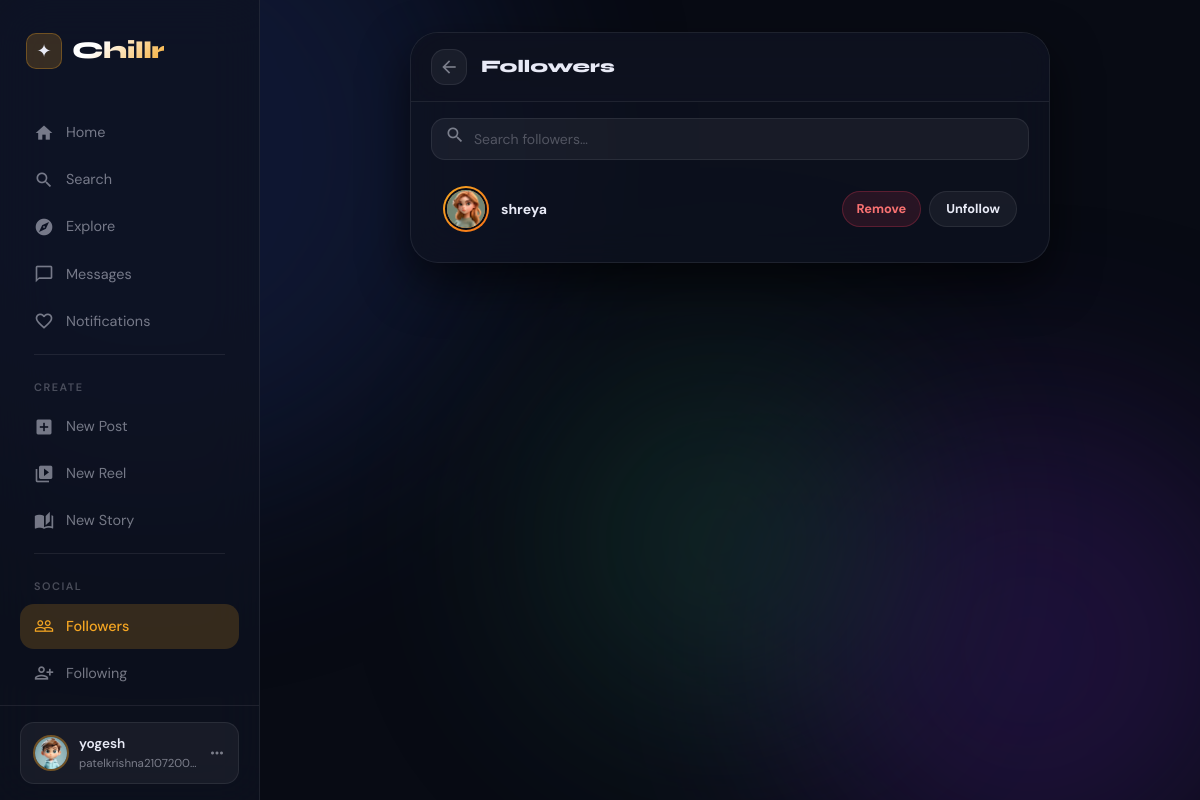
/followers/ (signed in), run on the app's committed database.
### myapp/models.py (models this page shows, shortened)
class InstaUser(models.Model):
    GENDER_CHOICES = (
        ('male','Male'),
        ('female','Female'),
    )
    ACCOUNT_TYPE=(
        ('private','Private'),
        ('public',"Public")
    )
    username = models.CharField(max_length=100,unique=True)
    email = models.EmailField(unique=True)
    password = models.CharField(max_length=100)
    profile_pic = models.FileField(upload_to='profile_pics/', blank=True, null=True)
    gender = models.CharField(max_length=10,choices=GENDER_CHOICES,blank=True, null=True)
    name = models.CharField(max_length=100,blank=True, null=True)
    account_type=models.CharField(max_length=30,choices=ACCOUNT_TYPE,default="private")
    bio = models.TextField(blank=True, null=True)
    description = models.TextField(blank=True, null=True)
    otp=models.PositiveIntegerField(default=456)
    link = models.URLField(blank=True, null=True)
    created_at = models.DateTimeField(auto_now_add=True)
    updated_at = models.DateTimeField(auto_now=True)

class FollowUsers(models.Model):
    following=models.ForeignKey(InstaUser,on_delete=models.CASCADE,related_name="following")
    following_person=models.ForeignKey(InstaUser,on_delete=models.CASCADE,related_name="following_person")
    created_at=models.DateTimeField(auto_now_add=True)

### myapp/views.py (the view)
    def wrapper(request,*args,**kwargs):
        if "email" in request.session:
            try:
                uid = InstaUser.objects.get(email = request.session['email'])
                request.uid = uid
                return view_function(request,*args,**kwargs)
            except InstaUser.DoesNotExist:
                return redirect("login")
        return redirect("login")

### myapp/views.py (called while the page is built)
def checkLoggin(view_function):
    def wrapper(request,*args,**kwargs):
        if "email" in request.session:
            try:
                uid = InstaUser.objects.get(email = request.session['email'])
                request.uid = uid
                return view_function(request,*args,**kwargs)
            except InstaUser.DoesNotExist:
                return redirect("login")
        return redirect("login")
    return wrapper

@checkLoggin
def followers(request):
    uid=request.uid
    following_users=FollowUsers.objects.filter(following_person=uid)
    following_ids=FollowUsers.objects.filter(following_person=uid).values_list("following_id",flat=True)
    follower_ids=FollowUsers.objects.filter(following=uid).values_list("following_person_id",flat=True)
    context={
        "uid":uid ,
        "following_users" : following_users,
        "following_ids": following_ids,
        "follower_ids":follower_ids
    }
    return render(request,"myapp/followers.html",context)

### myapp/templates/myapp/followers.html (shortened to what this page needs)
{% extends 'myapp/base.html' %}
{% load static %}
{% block content %}
<div class="followers-page">
    <div class="followers-card">
        <div class="followers-header">
            <a href="{% url 'profile' %}" class="followers-back">
                <span class="material-icons">arrow_back</span>
            </a>
            <h2 class="followers-title">Followers</h2>
        </div>
        <div class="followers-search-wrap">
            <span class="material-icons followers-search-icon">search</span>
            <input type="text"
                   class="followers-search"
                   placeholder="Search followers…"
                   id="followerSearch">
        </div>
        <div class="followers-list" id="followerList">
            {% for person in following_users %}
            <div class="follower-row">
                <a href="{% url 'profile' %}" class="follower-profile">
                    <div class="follower-avatar-ring">
                        <img src="{{ person.following.profile_pic.url }}"
                             alt="{{ person.following.username }}">
                    </div>
                    <div class="follower-info">
                        <span class="follower-username">{{ person.following.username }}</span>
                    </div>
                </a>
                <div class="follower-actions">
                    {% if person.following.id in following_ids %}
                    <a href="{% url 'remove_follower' pk=person.following.id %}"
                       class="btn-remove">
                        Remove
                    </a>
                    {% endif %}
                    <a href="{% url 'follow_back' pk=person.following.id %}"
                       class="btn-follow-back {% if person.following.id in follower_ids %}btn-unfollow{% endif %}">
                        {% if person.following.id not in follower_ids %}
                            Follow Back
                        {% else %}
                            Unfollow
                        {% endif %}
                    </a>
                </div>
            </div>
            {% empty %}
            <div class="followers-empty">
                <span class="material-icons">person_off</span>
                <h3>No followers yet</h3>
                <p>When people follow you, they'll show up here.</p>
            </div>
            {% endfor %}
        </div>
    </div>
</div>
{% endblock %}

### myapp/templates/myapp/base.html (shortened to what this page needs)
{% load static %}
<!DOCTYPE html>
<html lang="en">
<head>
    <link rel="stylesheet" href="{% static 'myapp/css/style.css' %}">
    <link rel="stylesheet" href="{% static 'myapp/css/create_post.css' %}">
    <link rel="stylesheet" href="{% static 'myapp/css/chat.css' %}">
</head>
<body>
<div class="blobs" aria-hidden="true">
    <div class="blob blob-1"></div>
    <div class="blob blob-2"></div>
    <div class="blob blob-3"></div>
</div>
<div class="app-shell">
    <aside class="sidebar" id="sidebar">
        <div class="sidebar-top">
            <a href="{% url 'home' %}" class="sidebar-brand">
                <div class="sidebar-brand-logo">✦</div>
                <span class="sidebar-brand-name">Chillr</span>
            </a>
            <nav class="sidebar-nav">
                <a href="{% url 'home' %}"
                   class="nav-item {% if request.resolver_match.url_name == 'home' %}active{% endif %}">
                    <span class="material-icons">home</span>
                    Home
                </a>
                <a href="#"
                   class="nav-item {% if request.resolver_match.url_name == 'explore' %}active{% endif %}">
                    <span class="material-icons">search</span>
                    Search
                </a>
                <a href="{% url 'reels' %}"
                   class="nav-item {% if request.resolver_match.url_name == 'reels' %}active{% endif %}">
                    <span class="material-icons">explore</span>
                    Explore
                </a>
                <a href="{% url 'chat_screen' %}"
                   class="nav-item {% if request.resolver_match.url_name == 'chat_screen' %}active{% endif %}">
                    <span class="material-icons">chat_bubble_outline</span>
                    Messages
                </a>
                <a href="{% url 'notifications' %}"
                   class="nav-item {% if request.resolver_match.url_name == 'notifications' %}active{% endif %}">
                    <span class="material-icons">favorite_border</span>
                    Notifications
                </a>
                <div class="nav-divider"></div>
                <div class="nav-section-label">Create</div>
                <a href="{% url 'create-post' %}"
                   class="nav-item {% if request.resolver_match.url_name == 'create-post' %}active{% endif %}">
                    <span class="material-icons">add_box</span>
                    New Post
                </a>
                <a href="{% url 'create_reels' %}"
                   class="nav-item {% if request.resolver_match.url_name == 'create_reels' %}active{% endif %}">
                    <span class="material-icons">video_library</span>
                    New Reel
                </a>
                <a href="{% url 'create_story' %}"
                   class="nav-item {% if request.resolver_match.url_name == 'create_story' %}active{% endif %}">
                    <span class="material-icons">auto_stories</span>
                    New Story
                </a>
                <div class="nav-divider"></div>
                <div class="nav-section-label">Social</div>
                <a href="{% url 'followers' %}"
                   class="nav-item {% if request.resolver_match.url_name == 'followers' %}active{% endif %}">
                    <span class="material-icons">people_outline</span>
                    Followers
                </a>
                <a href="{% url 'following' %}"
                   class="nav-item {% if request.resolver_match.url_name == 'following' %}active{% endif %}">
                    <span class="material-icons">person_add_alt</span>
                    Following
                </a>
            </nav>
        </div>
        <div class="sidebar-user">
            <a href="{% url 'profile' %}" class="sidebar-user-card" style="text-decoration:none;">
                <img src="{{ uid.profile_pic.url }}" alt="" class="sidebar-user-avatar">
                <div class="sidebar-user-info">
                    <div class="sidebar-user-name">{{ uid.username }}</div>
                    <div class="sidebar-user-email">{{ uid.email }}</div>
                </div>
                <span class="material-icons sidebar-user-more" style="font-size:18px;">more_horiz</span>
            </a>
        </div>
    </aside>
    <div class="main-wrapper">
        {% block content %}{% endblock %}
    </div>
</div>
</body>
</html>

### myapp/templates/myapp/followers.html (style rules this page uses)
.followers-page { flex: 1; overflow-y: auto; display: flex; justify-content: center; padding: 32px 24px; }
.followers-card { width: 100%; max-width: 640px; background: var(--bg-surface); backdrop-filter: blur(20px); border: 1px solid var(--border); border-radius: var(--radius-xl); overflow: hidden; box-shadow: var(--shadow-lg); display: flex; flex-direction: column; align-self: flex-start; }
.followers-header { display: flex; align-items: center; gap: 14px; padding: 16px 20px; border-bottom: 1px solid var(--border); position: sticky; top: 0; background: var(--bg-surface); backdrop-filter: blur(20px); z-index: 10; }
.followers-back { width: 36px; height: 36px; border-radius: var(--radius-md); background: var(--bg-hover); border: 1px solid var(--border); display: flex; align-items: center; justify-content: center; color: var(--text-muted); text-decoration: none; transition: all var(--transition); flex-shrink: 0; }
.followers-back .material-icons { font-size: 20px; }
.followers-title { font-family: 'Syne', sans-serif; font-size: 1.1rem; font-weight: 800; color: var(--text-main); }
.followers-search-wrap { position: relative; padding: 16px 20px 8px; }
.followers-search-icon { position: absolute; left: 34px; top: 50%; transform: translateY(-50%); color: var(--text-muted); font-size: 20px; pointer-events: none; }
.followers-search { width: 100%; background: rgba(255,255,255,0.05); border: 1px solid var(--border); border-radius: var(--radius-md); padding: 11px 16px 11px 42px; color: var(--text-main); font-family: 'DM Sans', sans-serif; font-size: 0.875rem; outline: none; transition: border-color var(--transition), background var(--transition); }
.followers-search::placeholder { color: var(--text-dim); }
.followers-list { display: flex; flex-direction: column; padding: 8px 20px 20px; gap: 4px; }
.follower-row { display: flex; align-items: center; justify-content: space-between; gap: 10px; padding: 10px 12px; border-radius: var(--radius-lg); transition: background var(--transition); }
.follower-profile { display: flex; align-items: center; gap: 12px; flex: 1; min-width: 0; text-decoration: none; }
.follower-avatar-ring { width: 46px; height: 46px; border-radius: var(--radius-full); padding: 2px; background: linear-gradient(135deg, var(--accent), #f97316); flex-shrink: 0; }
.follower-avatar-ring img { width: 100%; height: 100%; border-radius: var(--radius-full); object-fit: cover; border: 2px solid var(--bg-deep); display: block; }
.follower-info { min-width: 0; }
.follower-username { font-weight: 700; font-size: 0.875rem; color: var(--text-main); white-space: nowrap; overflow: hidden; text-overflow: ellipsis; display: block; }
.follower-actions { display: flex; align-items: center; gap: 8px; flex-shrink: 0; }
.btn-remove { display: inline-flex; align-items: center; padding: 7px 14px; border-radius: var(--radius-full); font-size: 0.8rem; font-weight: 700; font-family: 'DM Sans', sans-serif; background: rgba(244,63,94,0.12); color: #f87171; border: 1px solid rgba(244,63,94,0.25); text-decoration: none; transition: background var(--transition), transform var(--transition); }
.btn-follow-back { display: inline-flex; align-items: center; padding: 7px 16px; border-radius: var(--radius-full); font-size: 0.8rem; font-weight: 700; font-family: 'DM Sans', sans-serif; background: var(--accent); color: #1a0e00; border: none; text-decoration: none; transition: background var(--transition), transform var(--transition); }
.btn-unfollow { background: var(--bg-hover); color: var(--text-main); border: 1px solid var(--border); }

### data on the page
InstaUser: profile_pic (picture), username "yogesh", email "patelkrishna2107200…"
FollowUsers: following.profile_pic (picture), following.username "shreya", shows "Remove", shows "Unfollow"
